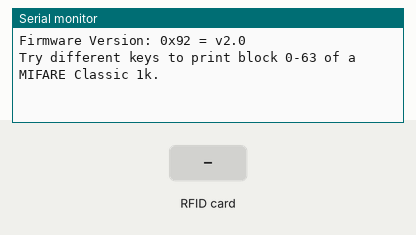
Bench run of a sketch on a simulated Arduino Uno, built with avr-gcc and run on an emulated ATmega328P. Shown: the last lines printed to the serial monitor. The test bench sets the inputs (shaded band).

Above: at 1.2 s.
1.3 s: RFID card 5E 7A 19 C4 held to the reader
At 1.48 s:
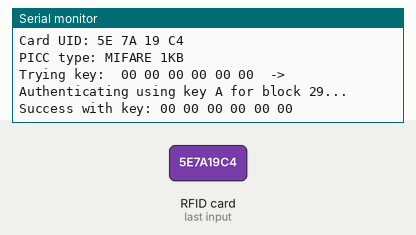
At 2.1 s:
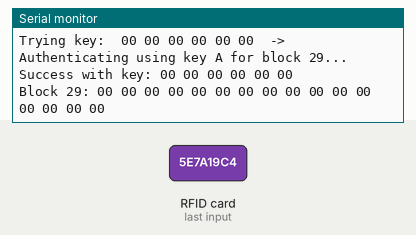

The sketch:

find_key_for_block.ino
```cpp
#include <SPI.h>
#include <MFRC522.h>

#define RST_PIN 9    // Configurable, see typical pin layout above
#define SS_PIN 10    // Configurable, see typical pin layout above

MFRC522 mfrc522(SS_PIN, RST_PIN);  // Create MFRC522 instance.

byte uidByte_prev[10];
int keyCounter = 0;

/*
 * Initialize.
 */
void setup() {
    Serial.begin(9600);           // Initialize serial communications with the PC
    while (!Serial)
        ;                        // Do nothing if no serial port is opened (added for Arduinos based on ATMEGA32U4)
    SPI.begin();                  // Init SPI bus
    mfrc522.PCD_Init();           // Init MFRC522 card
    mfrc522.PCD_DumpVersionToSerial();  // Show details of PCD - MFRC522 Card Reader details

    Serial.println(F("Try different keys to print block 0-63 of a MIFARE Classic 1k."));
}

/*
 * Helper routine to dump a byte array as hex values to Serial.
 */
void dump_byte_array(byte *buffer, byte bufferSize) {
    for (byte i = 0; i < bufferSize; i++) {
        Serial.print(buffer[i] < 0x10 ? " 0" : " ");
        Serial.print(buffer[i], HEX);
    }
}

/*
 * Try using the PICC (the tag/card) with the given key to access the specified block.
 * On success, it will show the key details, and dump the block data on Serial.
 *
 * @return true when the given key worked, false otherwise.
 */
boolean try_key(MFRC522::MIFARE_Key *key, byte block) {
    boolean result = false;
    byte buffer[18];
    MFRC522::StatusCode status;

    Serial.print(F("  -> Authenticating using key A for block "));
    Serial.print(block);
    Serial.print(F("...  "));
    status = mfrc522.PCD_Authenticate(MFRC522::PICC_CMD_MF_AUTH_KEY_A, block, key, &(mfrc522.uid));
    if (status != MFRC522::STATUS_OK) {
        Serial.print(F("PCD_Authenticate() failed: "));
        Serial.println(mfrc522.GetStatusCodeName(status));
        return false;
    }

    // Read block
    byte byteCount = sizeof(buffer);
    status = mfrc522.MIFARE_Read(block, buffer, &byteCount);
    if (status != MFRC522::STATUS_OK) {
        Serial.print(F("MIFARE_Read() failed: "));
        Serial.println(mfrc522.GetStatusCodeName(status));
    } else {
        // Successful read
        result = true;
        Serial.print(F("Success with key:"));
        dump_byte_array((*key).keyByte, MFRC522::MF_KEY_SIZE);
        Serial.println();

        // Dump block data
        Serial.print(F("Block ")); Serial.print(block); Serial.print(F(":"));
        dump_byte_array(buffer, 16);
        Serial.println();
    }
    Serial.println();

    mfrc522.PICC_HaltA();       // Halt PICC
    mfrc522.PCD_StopCrypto1();  // Stop encryption on PCD
    return result;
}

/*
 * Main loop.
 */
void loop() {
    // Look for new cards
    if (!mfrc522.PICC_IsNewCardPresent()) {
        return;
    }

    if (!mfrc522.PICC_ReadCardSerial()) {
        return;
    }

    if (uidByte_prev[0] != mfrc522.uid.uidByte[0]) {
        keyCounter = 0;

        uidByte_prev[0] = mfrc522.uid.uidByte[0];

        Serial.print(F("\n\nCard UID:"));
        dump_byte_array(mfrc522.uid.uidByte, mfrc522.uid.size);
        Serial.println();

        Serial.print(F("PICC type: "));
        MFRC522::PICC_Type piccType = mfrc522.PICC_GetType(mfrc522.uid.sak);
        Serial.println(mfrc522.PICC_GetTypeName(piccType));
        Serial.println("\n\n");
    }

    // key값 대입하기
    MFRC522::MIFARE_Key key;
    for (byte i = 0; i < MFRC522::MF_KEY_SIZE; i++) {
        key.keyByte[i] = (keyCounter >> (i * 8)) & 0xFF;
    }

    Serial.print("Trying key: ");
    dump_byte_array(key.keyByte, MFRC522::MF_KEY_SIZE);

    // 29번 블록에 대해서만 시도
    try_key(&key, 29);

    delay(0000);  // 1초 대기
    keyCounter++;
}
```

Measured:
- after the input at 1.3 s, the serial monitor: prints a new line at once (image 1)
